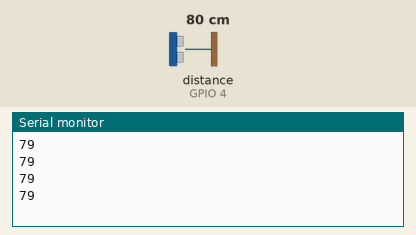
Simulated run of this sketch. Board: ESP32. Parts: the last lines printed to the serial monitor. Wiring (inferred from the names in the program): ultrasonic range finder: trigger GPIO 5; echo GPIO 4. The test bench sets the inputs (shaded band); at power-on: distance to the obstacle (sensor on GPIO 4) 80 cm. The echo pulse lasts 58.3 µs per cm.

Above: at 1.2 s.
1.3 s: distance to the obstacle (sensor on GPIO 4) set to 2 cm
At 1.73 s:
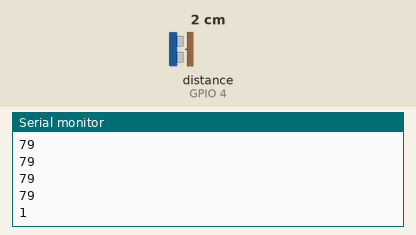
2.8 s: distance to the obstacle (sensor on GPIO 4) set to 4 cm
At 2.93 s:
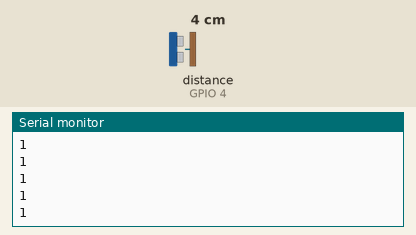
Timing chart, 0 to 5.8 s (numbered marks = the images above; inputs shaded):
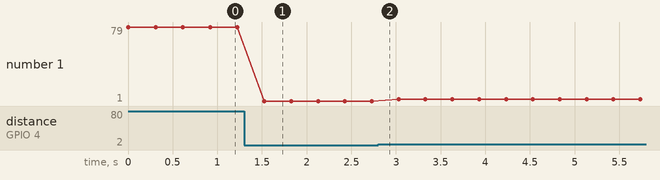

The sketch:

04_ultrasonic.ino
```cpp
/*
  2회차 · 따라하기 — 초음파 센서: 박쥐처럼 거리 재기
  소리를 쏘고(TRIG), 메아리가 돌아오는 시간(ECHO)으로 거리 계산.
  자로 실측해서 비교해 보면 신뢰가 생겨요!
*/

#define TRIG 5  // 발사 ★핀맵 카드 확인
#define ECHO 4  // 수신 ★핀맵 카드 확인

long readDistance() {  // '내 함수' — 만들어 두면 재사용 가능!
  digitalWrite(TRIG, LOW);
  delayMicroseconds(2);
  digitalWrite(TRIG, HIGH);
  delayMicroseconds(10);
  digitalWrite(TRIG, LOW);
  long t = pulseIn(ECHO, HIGH);  // 왕복 시간 (마이크로초)
  return t * 0.034 / 2;          // 소리 초속 340m, 왕복이니 ÷2 → cm
}

void setup() {
  Serial.begin(115200);
  pinMode(TRIG, OUTPUT);
  pinMode(ECHO, INPUT);
}

void loop() {
  Serial.println(readDistance());
  delay(300);
}
```

Measured:
- after the input at 1.3 s, the serial monitor: prints a new line after 0.23 s (image 1)
- plotted number 1: 79 → 1 after the input at 1.3 s, 1 → 3 after the input at 2.8 s
